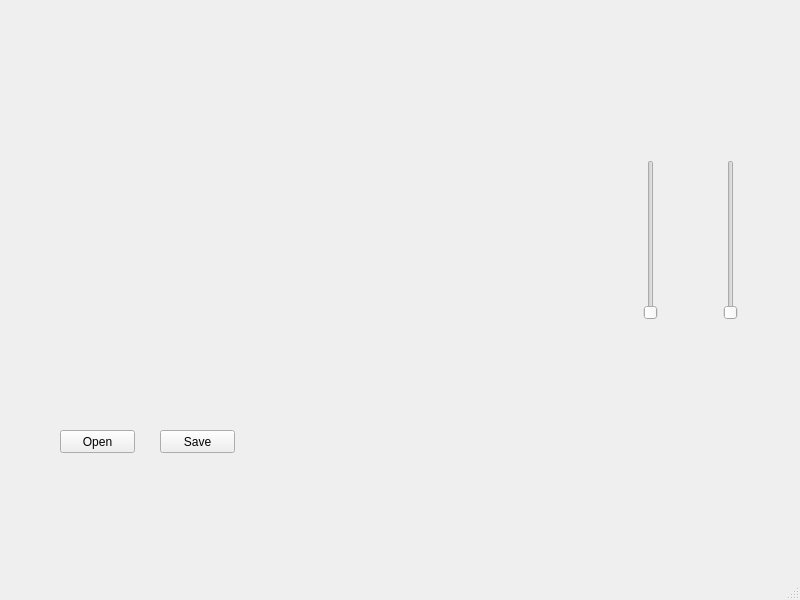
<?xml version="1.0" encoding="UTF-8"?>
<ui version="4.0">
 <class>MainWindow</class>
 <widget class="QMainWindow" name="MainWindow">
  <property name="geometry">
   <rect>
    <x>0</x>
    <y>0</y>
    <width>800</width>
    <height>600</height>
   </rect>
  </property>
  <property name="windowTitle">
   <string>MainWindow</string>
  </property>
  <widget class="QWidget" name="centralwidget">
   <widget class="QPushButton" name="pushButton">
    <property name="geometry">
     <rect>
      <x>60</x>
      <y>430</y>
      <width>75</width>
      <height>23</height>
     </rect>
    </property>
    <property name="text">
     <string>Open</string>
    </property>
   </widget>
   <widget class="QPushButton" name="pushButton_2">
    <property name="geometry">
     <rect>
      <x>160</x>
      <y>430</y>
      <width>75</width>
      <height>23</height>
     </rect>
    </property>
    <property name="text">
     <string>Save</string>
    </property>
   </widget>
   <widget class="QSlider" name="verticalSlider">
    <property name="geometry">
     <rect>
      <x>640</x>
      <y>160</y>
      <width>22</width>
      <height>160</height>
     </rect>
    </property>
    <property name="orientation">
     <enum>Qt::Vertical</enum>
    </property>
   </widget>
   <widget class="QSlider" name="verticalSlider_2">
    <property name="geometry">
     <rect>
      <x>720</x>
      <y>160</y>
      <width>22</width>
      <height>160</height>
     </rect>
    </property>
    <property name="orientation">
     <enum>Qt::Vertical</enum>
    </property>
   </widget>
   <widget class="QLabel" name="label">
    <property name="geometry">
     <rect>
      <x>60</x>
      <y>50</y>
      <width>401</width>
      <height>341</height>
     </rect>
    </property>
    <property name="text">
     <string/>
    </property>
    <property name="pixmap">
     <pixmap>blob.png</pixmap>
    </property>
    <property name="scaledContents">
     <bool>true</bool>
    </property>
   </widget>
  </widget>
  <widget class="QMenuBar" name="menubar">
   <property name="geometry">
    <rect>
     <x>0</x>
     <y>0</y>
     <width>800</width>
     <height>21</height>
    </rect>
   </property>
  </widget>
  <widget class="QStatusBar" name="statusbar"/>
 </widget>
 <resources/>
 <connections>
  <connection>
   <sender>pushButton</sender>
   <signal>clicked()</signal>
   <receiver>label</receiver>
   <slot>clear()</slot>
   <hints>
    <hint type="sourcelabel">
     <x>118</x>
     <y>462</y>
    </hint>
    <hint type="destinationlabel">
     <x>122</x>
     <y>390</y>
    </hint>
   </hints>
  </connection>
  <connection>
   <sender>verticalSlider</sender>
   <signal>valueChanged(int)</signal>
   <receiver>label</receiver>
   <slot>setNum(int)</slot>
   <hints>
    <hint type="sourcelabel">
     <x>646</x>
     <y>279</y>
    </hint>
    <hint type="destinationlabel">
     <x>408</x>
     <y>251</y>
    </hint>
   </hints>
  </connection>
  <connection>
   <sender>verticalSlider_2</sender>
   <signal>valueChanged(int)</signal>
   <receiver>label</receiver>
   <slot>clear()</slot>
   <hints>
    <hint type="sourcelabel">
     <x>730</x>
     <y>276</y>
    </hint>
    <hint type="destinationlabel">
     <x>386</x>
     <y>191</y>
    </hint>
   </hints>
  </connection>
  <connection>
   <sender>pushButton_2</sender>
   <signal>clicked()</signal>
   <receiver>label</receiver>
   <slot>clear()</slot>
   <hints>
    <hint type="sourcelabel">
     <x>199</x>
     <y>459</y>
    </hint>
    <hint type="destinationlabel">
     <x>199</x>
     <y>374</y>
    </hint>
   </hints>
  </connection>
 </connections>
</ui>
